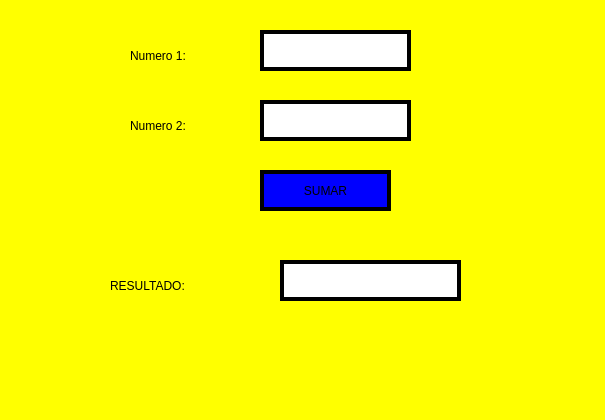
<?xml version="1.0" encoding="UTF-8"?>
<ui version="4.0">
 <class>MainWindow</class>
 <widget class="QMainWindow" name="MainWindow">
  <property name="geometry">
   <rect>
    <x>0</x>
    <y>0</y>
    <width>605</width>
    <height>420</height>
   </rect>
  </property>
  <property name="windowTitle">
   <string>MainWindow</string>
  </property>
  <property name="styleSheet">
   <string notr="true">background: color yellow</string>
  </property>
  <widget class="QWidget" name="centralwidget">
   <widget class="QLabel" name="label">
    <property name="geometry">
     <rect>
      <x>130</x>
      <y>30</y>
      <width>171</width>
      <height>51</height>
     </rect>
    </property>
    <property name="styleSheet">
     <string notr="true">font: 75 italic 15pt &quot;MS Sans Serif&quot;;</string>
    </property>
    <property name="text">
     <string>Numero 1: </string>
    </property>
   </widget>
   <widget class="QLabel" name="label_2">
    <property name="geometry">
     <rect>
      <x>130</x>
      <y>100</y>
      <width>171</width>
      <height>51</height>
     </rect>
    </property>
    <property name="styleSheet">
     <string notr="true">font: 75 italic 15pt &quot;MS Sans Serif&quot;;</string>
    </property>
    <property name="text">
     <string>Numero 2:</string>
    </property>
   </widget>
   <widget class="QLineEdit" name="txt_num1">
    <property name="geometry">
     <rect>
      <x>260</x>
      <y>30</y>
      <width>151</width>
      <height>41</height>
     </rect>
    </property>
    <property name="font">
     <font>
      <pointsize>15</pointsize>
     </font>
    </property>
    <property name="styleSheet">
     <string notr="true">border: 4px solid black;
background-color: white;
border_radius: 4px;</string>
    </property>
    <property name="text">
     <string/>
    </property>
   </widget>
   <widget class="QLineEdit" name="txt_num2">
    <property name="geometry">
     <rect>
      <x>260</x>
      <y>100</y>
      <width>151</width>
      <height>41</height>
     </rect>
    </property>
    <property name="font">
     <font>
      <pointsize>15</pointsize>
     </font>
    </property>
    <property name="styleSheet">
     <string notr="true">border: 4px solid black;
border_radius: 4px;
background-color: white;
</string>
    </property>
    <property name="text">
     <string/>
    </property>
   </widget>
   <widget class="QPushButton" name="btn_sumar">
    <property name="geometry">
     <rect>
      <x>260</x>
      <y>170</y>
      <width>131</width>
      <height>41</height>
     </rect>
    </property>
    <property name="styleSheet">
     <string notr="true">background:color blue;
font: 75 italic 14pt &quot;MS Sans Serif&quot;;
border: 4px solid black;
border_radius: 25px;</string>
    </property>
    <property name="text">
     <string>SUMAR</string>
    </property>
   </widget>
   <widget class="QLabel" name="label_3">
    <property name="geometry">
     <rect>
      <x>110</x>
      <y>260</y>
      <width>171</width>
      <height>51</height>
     </rect>
    </property>
    <property name="styleSheet">
     <string notr="true">font: 75 italic 15pt &quot;MS Sans Serif&quot;;</string>
    </property>
    <property name="text">
     <string>RESULTADO:</string>
    </property>
   </widget>
   <widget class="QLineEdit" name="txt_resultado">
    <property name="geometry">
     <rect>
      <x>280</x>
      <y>260</y>
      <width>181</width>
      <height>41</height>
     </rect>
    </property>
    <property name="font">
     <font>
      <pointsize>15</pointsize>
     </font>
    </property>
    <property name="styleSheet">
     <string notr="true">border: 4px solid black;
border_radius: 4px;
background-color: white;</string>
    </property>
    <property name="text">
     <string/>
    </property>
   </widget>
  </widget>
  <widget class="QMenuBar" name="menubar">
   <property name="geometry">
    <rect>
     <x>0</x>
     <y>0</y>
     <width>605</width>
     <height>26</height>
    </rect>
   </property>
  </widget>
  <widget class="QStatusBar" name="statusbar"/>
 </widget>
 <resources/>
 <connections/>
</ui>
